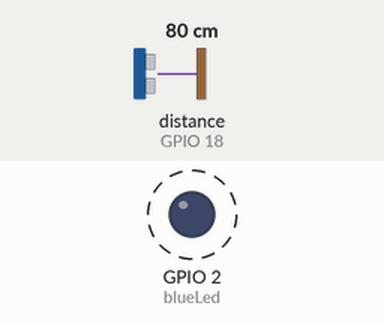
The sketch below on a simulated ESP32. Parts: output pins drawn as LEDs (lit = HIGH). Wiring (from diagram.json): ultrasonic range finder: trigger GPIO 5; echo GPIO 18. Dashed ring = blinking. The inputs (shaded band) are chosen by the test bench; at power-on: distance to the obstacle (sensor on GPIO 18) 80 cm. The echo pulse lasts 58.3 µs per cm; WiFi joins after 1.5 s; servers stay silent unless stated; random numbers use the default seed unless the sketch sets one; no MQTT or app messages arrive unless stated; pins used as bus, display or sensor lines are not drawn; what the sketch prints to the serial monitor is not drawn.

Above: at 2.1 s.
Timing chart, 0 to 4.5 s (numbered marks = the images above):
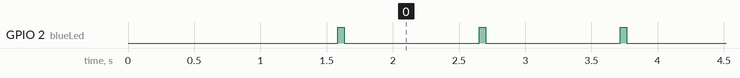

Measured:
- by itself, GPIO 2 (blueLed): alternates HIGH for 0.05 s and LOW for 1.0 s

The sketch:

firmware.ino
```cpp
#include <WiFi.h>
#include <PubSubClient.h>
#include <ArduinoJson.h>

// WiFi & MQTT Config
const char* ssid = "Wokwi-GUEST";
const char* password = "";
const char* mqtt_server = "broker.emqx.io";
const char* topic = "smart-waste/telemetry";

// Ultrasonic Sensor Pins
const int trigPin = 5;
const int echoPin = 18;
const int blueLed = 2; // Onboard LED for status
const int containerHeight = 100; // cm

// Unique ID for this simulation bin
const char* binId = "BIN-WOKWI-01";

WiFiClient espClient;
PubSubClient client(espClient);

void setup_wifi() {
  delay(10);
  Serial.println();
  Serial.print("📡 Connecting to WiFi: ");
  Serial.println(ssid);

  WiFi.begin(ssid, password);

  while (WiFi.status() != WL_CONNECTED) {
    delay(500);
    Serial.print(".");
  }

  Serial.println("");
  Serial.println("✅ WiFi Connected!");
  Serial.print("🏠 IP Address: ");
  Serial.println(WiFi.localIP());
}

void reconnect() {
  while (!client.connected()) {
    Serial.print("🔄 Attempting MQTT connection... ");
    String clientId = "ESP32Client-" + String(random(0xffff), HEX);
    if (client.connect(clientId.c_str())) {
      Serial.println("CONNECTED ✅");
    } else {
      Serial.print("FAILED, rc=");
      Serial.print(client.state());
      Serial.println(" ❌ - Retrying in 5 seconds...");
      delay(5000);
    }
  }
}

void setup() {
  Serial.begin(115200);
  pinMode(trigPin, OUTPUT);
  pinMode(echoPin, INPUT);
  pinMode(blueLed, OUTPUT);

  setup_wifi();
  client.setServer(mqtt_server, 1883);

  Serial.println("🚀 System Initializated. Starting Monitoring...");
}

void loop() {
  if (!client.connected()) {
    reconnect();
  }
  client.loop();

  // 1. Measure Distance
  digitalWrite(trigPin, LOW);
  delayMicroseconds(2);
  digitalWrite(trigPin, HIGH);
  delayMicroseconds(10);
  digitalWrite(trigPin, LOW);

  long duration = pulseIn(echoPin, HIGH);
  int distance = duration * 0.034 / 2;

  // 2. Calculate Fill Percentage
  int fill = 100 - (distance * 100 / containerHeight);
  if (fill < 0) fill = 0;
  if (fill > 100) fill = 100;

  Serial.print("📏 Sensor Reading: ");
  Serial.print(distance);
  Serial.print("cm | Fill Level: ");
  Serial.print(fill);
  Serial.println("%");

  // 3. Prepare JSON Payload
  StaticJsonDocument<128> doc;
  doc["binId"] = binId;
  doc["fill"] = fill;

  char buffer[128];
  serializeJson(doc, buffer);

  // 4. Publish
  Serial.print("📤 Publishing to Topic: ");
  Serial.println(topic);
  Serial.print("📦 Payload: ");
  Serial.println(buffer);

  if (client.publish(topic, buffer)) {
    Serial.println("✅ [MQTT] Data Published Successfully!");
    // Blink LED on success
    digitalWrite(blueLed, HIGH);
    delay(50);
    digitalWrite(blueLed, LOW);
  } else {
    Serial.println("❌ [MQTT] Failed to publish data.");
  }

  Serial.println("--------------------------------");
  delay(1000); // 1 second high-speed update rate
}
```
